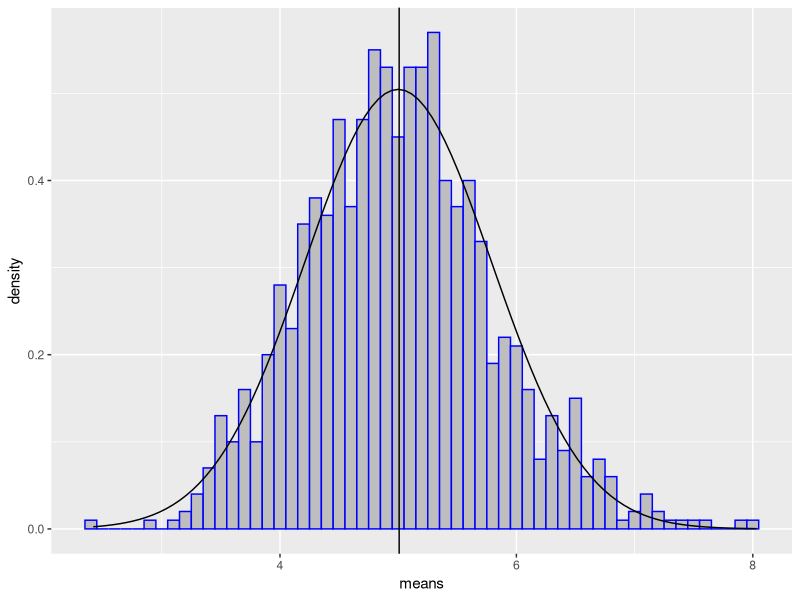
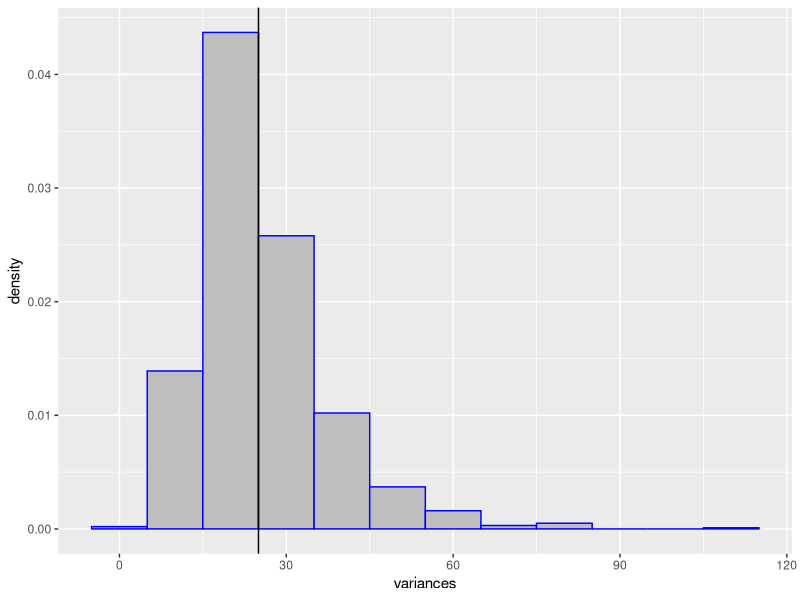
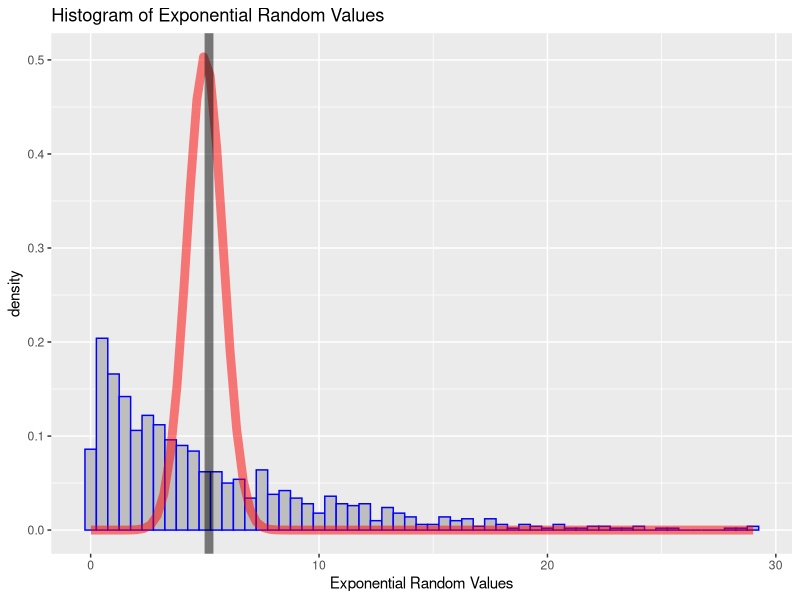
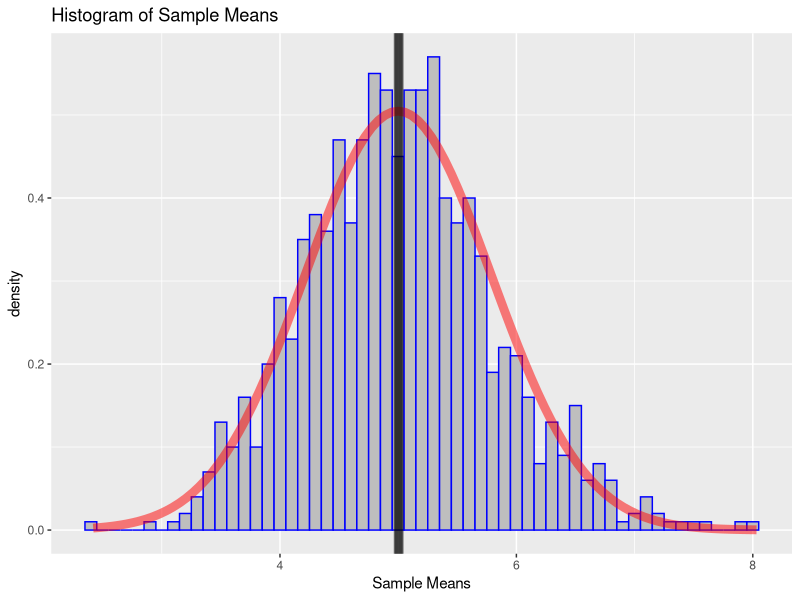

Write R code to recreate these figures, in order.
## ---- chunk 1
library(ggplot2)

set.seed(215)
lambda <- 0.2
expectedMean <- expectedSd <- 1/lambda
numSamples <- 40
numSims <- 1000
sampleData <- matrix(rexp(numSamples * numSims, lambda), ncol = numSamples)
means <- apply(sampleData, 1, mean)
variances <- apply(sampleData, 1, var)
meanOfMeans <- mean(means)
df <- as.data.frame(means)
plot <- ggplot(df, aes(x=means)) 
plot <- plot + geom_histogram(aes(y=..density..), colour="blue", fill="grey", binwidth=0.1)
plot <- plot + stat_function(fun=dnorm, args=list(mean=expectedMean, sd=expectedSd/sqrt(40)))
plot <- plot + geom_vline(xintercept = meanOfMeans)
print(plot)
## ---- chunk 2
mean(means)
## ---- chunk 3
var(means)
## ---- chunk 4
print(paste("Our sample variance = ", var(means)))
print(paste("Our expected sample variance =", 25/40))

df <- as.data.frame(variances)
plot <- ggplot(df, aes(x=variances)) 
plot <- plot + geom_histogram(aes(y=..density..), colour="blue", fill="grey", binwidth=10)
plot <- plot + geom_vline(xintercept = (1/lambda)^2)
print(plot)

## ---- chunk 5
df <- data.frame(val=rexp(numSims, lambda))
g <- ggplot(df, aes(x=val)) + 
    geom_histogram(aes(y=..density..), binwidth=0.5, color="blue", fill="grey")
g + labs(x="Exponential Random Values", 
         title="Histogram of Exponential Random Values") +
  stat_function(fun=dnorm,args=list(mean=1/lambda, sd=1/(lambda*sqrt(numSamples))), 
                color="red", size=3, alpha=0.5) +
    geom_vline(xintercept=mean(df$val), size=3, alpha=0.5 )
## ---- chunk 6
df <- data.frame(means=means)
g <- ggplot(df, aes(x=means)) + 
    geom_histogram(aes(y=..density..), binwidth=0.1, color="blue",fill="grey")
g + geom_vline(xintercept=1/lambda, size=3, alpha=0.5)+labs(x="Sample Means", title="Histogram of Sample Means") +stat_function(fun=dnorm,args=list(mean=1/lambda,sd=1/(lambda*sqrt(numSamples))), 
                  color="red", size=3, alpha=0.5) +
    geom_vline(xintercept=mean(means), size=3, alpha=0.5)
